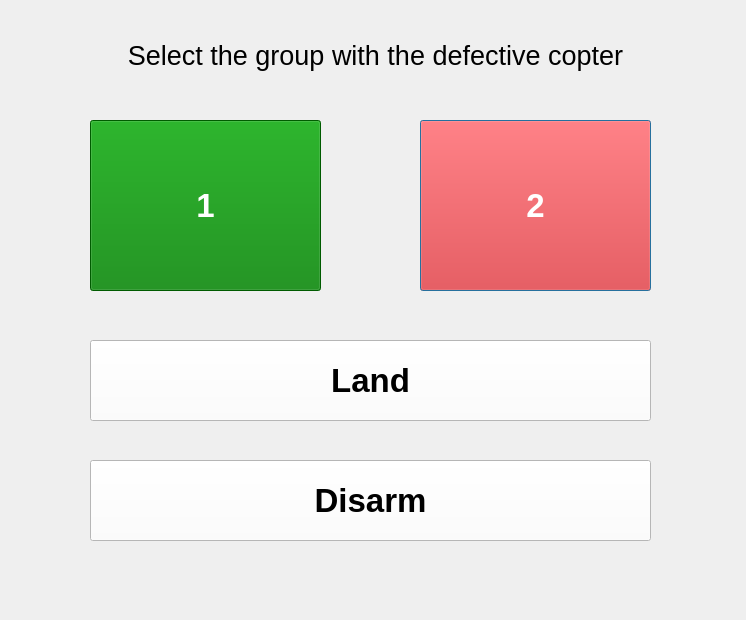
<?xml version="1.0" encoding="UTF-8"?>
<ui version="4.0">
 <class>Dialog</class>
 <widget class="QDialog" name="Dialog">
  <property name="geometry">
   <rect>
    <x>0</x>
    <y>0</y>
    <width>746</width>
    <height>620</height>
   </rect>
  </property>
  <property name="windowTitle">
   <string>Visual land</string>
  </property>
  <property name="styleSheet">
   <string notr="true"/>
  </property>
  <widget class="QPushButton" name="two_button">
   <property name="geometry">
    <rect>
     <x>420</x>
     <y>120</y>
     <width>231</width>
     <height>171</height>
    </rect>
   </property>
   <property name="sizeIncrement">
    <size>
     <width>16</width>
     <height>16</height>
    </size>
   </property>
   <property name="styleSheet">
    <string notr="true">QPushButton{
color: white;
font-weight: 600;
font-size: 25pt;
background-color: red;
}</string>
   </property>
   <property name="text">
    <string>2</string>
   </property>
  </widget>
  <widget class="QLabel" name="label">
   <property name="geometry">
    <rect>
     <x>60</x>
     <y>30</y>
     <width>631</width>
     <height>51</height>
    </rect>
   </property>
   <property name="font">
    <font>
     <pointsize>20</pointsize>
    </font>
   </property>
   <property name="layoutDirection">
    <enum>Qt::LeftToRight</enum>
   </property>
   <property name="text">
    <string>Select the group with the defective copter</string>
   </property>
   <property name="alignment">
    <set>Qt::AlignCenter</set>
   </property>
  </widget>
  <widget class="QPushButton" name="one_button">
   <property name="geometry">
    <rect>
     <x>90</x>
     <y>120</y>
     <width>231</width>
     <height>171</height>
    </rect>
   </property>
   <property name="sizeIncrement">
    <size>
     <width>16</width>
     <height>16</height>
    </size>
   </property>
   <property name="styleSheet">
    <string notr="true">QPushButton{
color: white;
font-weight: 600;
font-size: 25pt;
background-color: green;
}</string>
   </property>
   <property name="text">
    <string>1</string>
   </property>
  </widget>
  <widget class="QPushButton" name="land_emergency_button">
   <property name="geometry">
    <rect>
     <x>90</x>
     <y>340</y>
     <width>561</width>
     <height>81</height>
    </rect>
   </property>
   <property name="styleSheet">
    <string notr="true">QPushButton{
font-weight: 600;
font-size: 25pt;
background-color: white;
}</string>
   </property>
   <property name="text">
    <string>Land</string>
   </property>
  </widget>
  <widget class="QPushButton" name="disarm_emergency_button">
   <property name="geometry">
    <rect>
     <x>90</x>
     <y>460</y>
     <width>561</width>
     <height>81</height>
    </rect>
   </property>
   <property name="styleSheet">
    <string notr="true">QPushButton{
font-weight: 600;
font-size: 25pt;
background-color: white;
}</string>
   </property>
   <property name="text">
    <string>Disarm</string>
   </property>
  </widget>
 </widget>
 <resources/>
 <connections/>
</ui>
